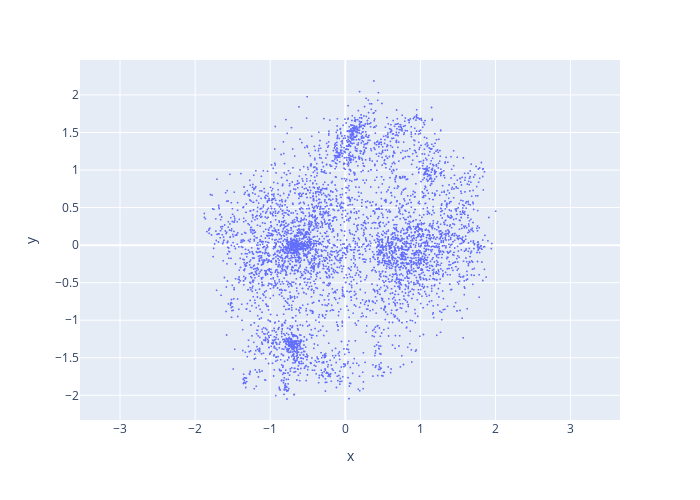

Notebook code cell kept with this figure:
### Code cell
fig = px.scatter(x=data[:, 0], y=data[:, 1], width=700, height=500)
fig.update_traces(marker=dict(size=2))
fig.update_layout(yaxis=dict(scaleanchor="x", scaleratio=1))
fig.show()

### Figure 1 — Plotly figure (JSON) as saved in the notebook; plotly's stock layout.template omitted (floating-point values rounded to 4 significant figures; data arrays with more than 128 entries replaced by an {"elided": "..."} marker saying what was removed)
{"data": [{"hovertemplate": "x=%{x}<br>y=%{y}<extra></extra>", "legendgroup": "", "marker": {"color": "#636efa", "size": 2, "symbol": "circle"}, "mode": "markers", "name": "", "showlegend": false, "type": "scattergl", "x": {"elided": "5000 float values"}, "xaxis": "x", "y": {"elided": "5000 float values"}, "yaxis": "y"}], "layout": {"height": 500, "legend": {"tracegroupgap": 0}, "margin": {"t": 60}, "width": 700, "xaxis": {"anchor": "y", "autorange": true, "domain": [0, 1], "range": [-3.533, 3.658], "title": {"text": "x"}, "type": "linear"}, "yaxis": {"anchor": "x", "autorange": true, "domain": [0, 1], "range": [-2.329, 2.466], "scaleanchor": "x", "scaleratio": 1, "title": {"text": "y"}, "type": "linear"}}}
